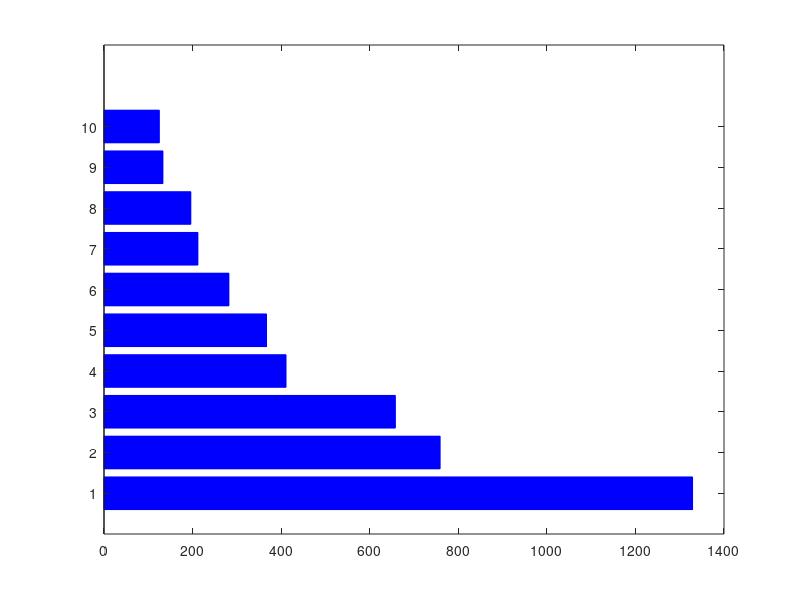

The MATLAB script that drew this image: (Note: this script raises an error after producing the figure.)
clc;clear 
Dataa=[1329,759,658,411,367,282,212,196,133,125];
index=['Computer Science','Mathematics','Engineering','Automation Control S¡',...
    'Physics','Mechanics','Communication','Robotics','Telecommunications','Science Technology O¡'];

barh(Dataa,'FaceColor','b','EdgeColor','b','LineWidth',.5)

% h=bar(Dataa,1,'group');

set(gca,'yticklabels',{'Computer Science','Mathematics','Engineering','Automation Control S¡',...
    'Physics','Mechanics','Communication','Robotics','Telecommunications','Science Technology O¡'},'ycolor','r');
box on
grid on
set(gca, 'FontName', 'Times New Roman','FontSize',12,'linewidth',0.5);
set(get(gca,'xLabel'),'FontName', 'Times New Roman','FontSize',16);%,'FontWeight','bold','FontAngle','Italic'
set(get(gca,'yLabel'),'FontName', 'Times New Roman','FontSize',16);%'FontWeight','bold','FontAngle','Italic'
set(gcf,'Color','w');

xlabel('Number of publication')
